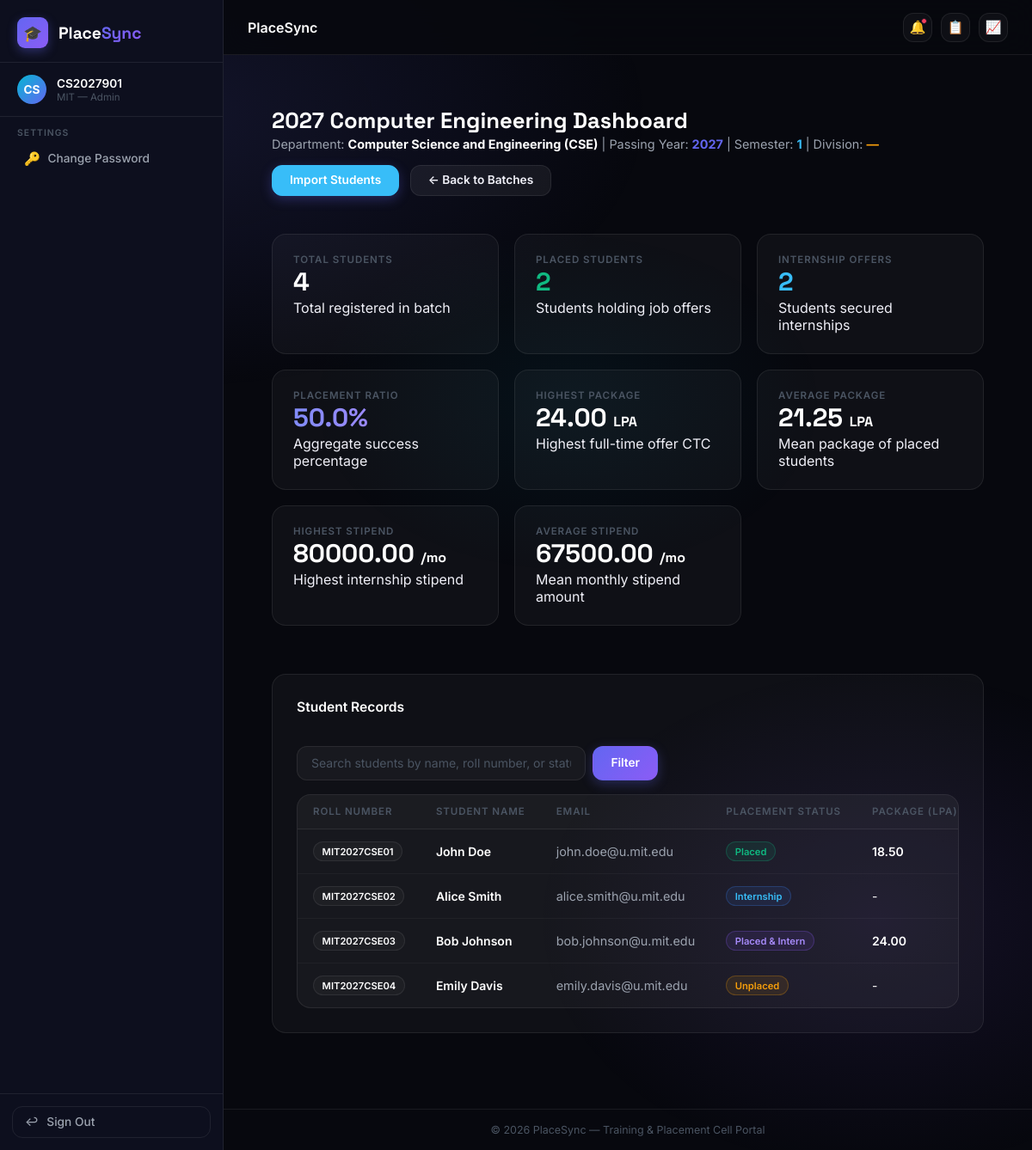
/batches/1/dashboard/ (signed in), run on an earlier commit of the app's database.
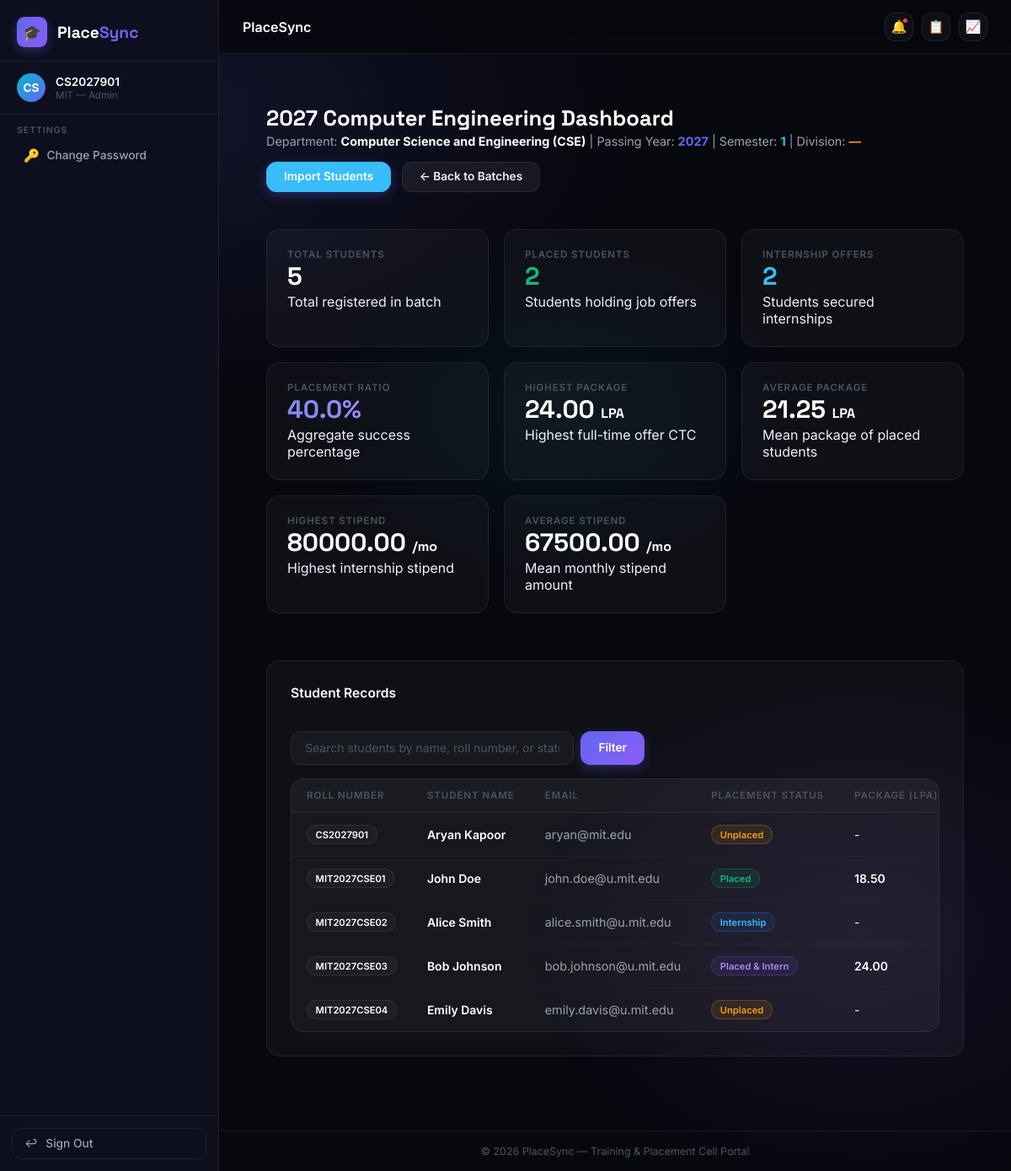
And on a later commit of the database.
### students/models.py (models this page shows, shortened)
class Student(models.Model):
    class PlacementStatus(models.TextChoices):
        UNPLACED = 'UNPLACED', 'Unplaced'
        PLACED = 'PLACED', 'Placed'
        INTERN = 'INTERN', 'Internship'
        PLACED_AND_INTERN = 'PLACED_AND_INTERN', 'Placed & Internship'
    user = models.OneToOneField(
        settings.AUTH_USER_MODEL,
        on_delete=models.CASCADE,
        related_name='student_profile',
        null=True,
        blank=True
    )
    college = models.ForeignKey(
        'colleges.College',
        on_delete=models.CASCADE,
        related_name='students'
    )
    department = models.ForeignKey(
        'departments.Department',
        on_delete=models.CASCADE,
        related_name='students'
    )
    batch = models.ForeignKey(
        'batches.Batch',
        on_delete=models.CASCADE,
        related_name='students'
    )
    roll_number = models.CharField(max_length=50)
    name = models.CharField(max_length=255)
    email = models.EmailField()
    phone = models.CharField(max_length=20, blank=True)
    cgpa = models.DecimalField(
        max_digits=4,
        decimal_places=2,
        null=True,
        blank=True,
        help_text="CGPA out of 10"
    )
    spi = models.DecimalField(
        max_digits=4,
        decimal_places=2,
        null=True,
        blank=True,
        help_text="Semester Performance Index"
    )
    cpi = models.DecimalField(
        max_digits=4,
        decimal_places=2,
        null=True,
        blank=True,
        help_text="Cumulative Performance Index"
    )
    backlogs = models.PositiveIntegerField(
        default=0,
        help_text="Number of active backlogs"
    )
    semester = models.PositiveSmallIntegerField(
        default=1,
        help_text="Current semester"
    )
    division = models.CharField(
        max_length=10,
        blank=True,
        help_text="Class division/section"
    )
    placement_status = models.CharField(
        max_length=20,
        choices=PlacementStatus.choices,
        default=PlacementStatus.UNPLACED
    )
    package_amount = models.DecimalField(
        max_digits=10,
        decimal_places=2,
        null=True,
        blank=True,
        help_text="LPA package amount if placed"
    )
    stipend_amount = models.DecimalField(
        max_digits=10,
        decimal_places=2,
        null=True,
        blank=True,
        help_text="Monthly stipend amount if doing internship"
    )
    photo = models.ImageField(upload_to='student_photos/', blank=True, null=True)
    date_of_birth = models.DateField(blank=True, null=True)
    gender = models.CharField(max_length=20, blank=True)
    leetcode_url = models.URLField(blank=True)
    codechef_url = models.URLField(blank=True)
    hackerrank_url = models.URLField(blank=True)
    preferred_job_role = models.CharField(max_length=100, blank=True)
    preferred_work_location = models.CharField(max_length=100, blank=True)
    higher_studies = models.CharField(max_length=255, blank=True, help_text="e.g. MS in CS, MBA")
    tenth_board = models.CharField(max_length=100, blank=True)
    tenth_percentage = models.DecimalField(max_digits=5, decimal_places=2, null=True, blank=True)
    twelfth_board = models.CharField(max_length=100, blank=True)
    twelfth_percentage = models.DecimalField(max_digits=5, decimal_places=2, null=True, blank=True, verbose_name="12th/Diploma Percentage")
    degree = models.CharField(max_length=100, blank=True, default="B.Tech")
    current_academic_year = models.CharField(max_length=50, blank=True, help_text="e.g. 1st Year, 2nd Year, etc.")
    admission_year = models.PositiveIntegerField(null=True, blank=True)
    graduation_year = models.PositiveIntegerField(null=True, blank=True)
    course = models.CharField(max_length=100, blank=True, default="Computer Science & Engineering")
    bio = models.TextField(blank=True, help_text="Short personal introduction")
    address = models.CharField(max_length=500, blank=True)
    skills = models.TextField(
        blank=True,
        help_text="Comma-separated skills e.g. Python, Django, SQL"
    )
    linkedin_url = models.URLField(blank=True)
    github_url = models.URLField(blank=True)
    portfolio_url = models.URLField(blank=True)
    resume = models.FileField(
        upload_to='student_resumes/',
        blank=True,
        null=True,
        help_text="Upload PDF resume"
    )
    resume_uploaded_at = models.DateTimeField(null=True, blank=True)
    class Meta:
        constraints = [
            models.UniqueConstraint(
                fields=['college', 'roll_number'],
                name='unique_college_roll_number'
            ),
        ]
        ordering = ['roll_number']

### batches/views.py (the view)
# urls.py: path('<int:pk>/dashboard/', BatchDashboardView.as_view(), name='dashboard'),
class BatchDashboardView(LoginRequiredMixin, View):
    template_name = 'batches/batch_dashboard.html'
    def get(self, request, pk, *args, **kwargs):
        batch = get_object_or_404(Batch, pk=pk, department__college=request.user.college)
        all_students = batch.students.all()
        total_students = all_students.count()
        placed_students = all_students.filter(
            placement_status__in=['PLACED', 'PLACED_AND_INTERN']
        ).count()
        internship_students = all_students.filter(
            placement_status__in=['INTERN', 'PLACED_AND_INTERN']
        ).count()
        placement_pct = (placed_students / total_students * 100) if total_students > 0 else 0.0
        placed_qs = all_students.filter(placement_status__in=['PLACED', 'PLACED_AND_INTERN'])
        highest_pkg = placed_qs.aggregate(Max('package_amount'))['package_amount__max'] or 0.0
        avg_pkg = placed_qs.aggregate(Avg('package_amount'))['package_amount__avg'] or 0.0
        intern_qs = all_students.filter(placement_status__in=['INTERN', 'PLACED_AND_INTERN'])
        highest_stipend = intern_qs.aggregate(Max('stipend_amount'))['stipend_amount__max'] or 0.0
        avg_stipend = intern_qs.aggregate(Avg('stipend_amount'))['stipend_amount__avg'] or 0.0
        stats = {
            'total_students': total_students,
            'placed_students': placed_students,
            'internship_students': internship_students,
            'placement_percentage': round(placement_pct, 1),
            'highest_package': round(highest_pkg, 2),
            'average_package': round(avg_pkg, 2),
            'highest_stipend': round(highest_stipend, 2),
            'average_stipend': round(avg_stipend, 2),
        }
        students = all_students
        q = request.GET.get('q', '').strip()
        if q:
            students = students.filter(
                Q(name__icontains=q) |
                Q(roll_number__icontains=q) |
                Q(placement_status__icontains=q)
            )
        context = {
            'batch': batch,
            'stats': stats,
            'students': students,
            'q': q
        }
        return render(request, self.template_name, context)

### staff_permissions/templatetags/staff_tags.py (called while the page is built)
@register.filter(name='has_perm_filter')
def has_perm_filter(user, permission_name):
    if not user or not user.is_authenticated:
        return False
    return has_staff_permission(user, permission_name)

@register.filter(name='is_college_admin_filter')
def is_college_admin_filter(user):
    if not user or not user.is_authenticated:
        return False
    return is_college_admin(user)

### staff_permissions/utils.py (called while the page is built, shortened)
def is_college_admin(user):
    if not user.is_authenticated:
        return False
    if user.is_superuser:
        return True
    if getattr(user, 'role', '') == 'COLLEGE_ADMIN':
        return not hasattr(user, 'staff_profile')
    return False

def has_staff_permission(user, permission_name):
    if not user.is_authenticated:
        return False
    if is_college_admin(user):
        return True
    if getattr(user, 'role', '') != 'COLLEGE_ADMIN':
        return False

### templates/batches/batch_dashboard.html (shortened to what the changed rows need)
{% extends 'base.html' %}
{% block content %}
<div class="container" style="flex: 1; padding-top: 2rem; padding-bottom: 3rem;">
    <div class="dashboard-header" style="border-bottom: none; margin-bottom: 1.5rem;">
        <div>
            <h1 class="dashboard-title">{{ batch.name }} Dashboard</h1>
        </div>
    </div>
    <div class="dashboard-grid" style="margin-bottom: 3.5rem;">
        <div class="stats-card">
            <p class="stats-label">Total Students</p>
            <h2 class="stats-value">{{ stats.total_students }}</h2>
            <p class="stats-desc">Total registered in batch</p>
        </div>
        <div class="stats-card">
            <h2 class="stats-value" style="color: var(--success);">{{ stats.placed_students }}</h2>
        </div>
        <div class="stats-card">
            <h2 class="stats-value" style="color: var(--info);">{{ stats.internship_students }}</h2>
        </div>
        <div class="stats-card">
            <p class="stats-label">Placement Ratio</p>
            <h2 class="stats-value" style="background: linear-gradient(to right, #818cf8, #c084fc); -webkit-background-clip: text; -webkit-text-fill-color: transparent;">{{ stats.placement_percentage }}%</h2>
            <p class="stats-desc">Aggregate success percentage</p>
        </div>
        <div class="stats-card">
            <h2 class="stats-value">{{ stats.highest_package }} <span style="font-size: 1rem; color: var(--text-secondary);">LPA</span></h2>
        </div>
        <div class="stats-card">
            <h2 class="stats-value">{{ stats.average_package }} <span style="font-size: 1rem; color: var(--text-secondary);">LPA</span></h2>
        </div>
        <div class="stats-card">
            <h2 class="stats-value">{{ stats.highest_stipend }} <span style="font-size: 1rem; color: var(--text-secondary);">/mo</span></h2>
        </div>
        <div class="stats-card">
            <h2 class="stats-value">{{ stats.average_stipend }} <span style="font-size: 1rem; color: var(--text-secondary);">/mo</span></h2>
        </div>
    </div>
    <div class="card-panel" style="margin-top: 0;">
        {% if students %}
            <div class="table-wrapper" style="margin-top: 1rem;">
                <div class="table-responsive">
                    <table class="data-table">
                        <thead>
                            <tr>
                                <th style="width: 15%;">Roll Number</th>
                                <th style="width: 25%;">Student Name</th>
                                <th style="width: 20%;">Email</th>
                                <th style="width: 15%;">Placement Status</th>
                                <th style="width: 12%;">Package (LPA)</th>
                            </tr>
                        </thead>
                        <tbody>
                            {% for student in students %}
                                <tr>
                                    <td>
                                        <span class="badge" style="background: rgba(255,255,255,0.03); color: #fff;">{{ student.roll_number }}</span>
                                    </td>
                                    <td style="color: #fff; font-weight: 600;">
                                        {{ student.name }}
                                    </td>
                                    <td style="font-size: 0.9rem;">
                                        {{ student.email }}
                                    </td>
                                    <td>
                                        {% if student.placement_status == 'PLACED' %}
                                            <span class="badge" style="background: rgba(16, 185, 129, 0.1); color: var(--success); border-color: rgba(16, 185, 129, 0.25);">Placed</span>
                                        {% elif student.placement_status == 'INTERN' %}
                                            <span class="badge" style="background: rgba(59, 130, 246, 0.1); color: var(--info); border-color: rgba(59, 130, 246, 0.25);">Internship</span>
                                        {% elif student.placement_status == 'PLACED_AND_INTERN' %}
                                            <span class="badge" style="background: rgba(139, 92, 246, 0.1); color: #a78bfa; border-color: rgba(139, 92, 246, 0.25);">Placed & Intern</span>
                                        {% else %}
                                            <span class="badge" style="background: rgba(245, 158, 11, 0.1); color: var(--warning); border-color: rgba(245, 158, 11, 0.25);">Unplaced</span>
                                        {% endif %}
                                    </td>
                                    <td style="font-weight: 600; color: #fff;">
                                        {% if student.package_amount %}
                                            {{ student.package_amount }}
                                        {% else %}
                                            <span style="color: var(--text-muted); font-weight: normal;">-</span>
                                        {% endif %}
                                    </td>
                                </tr>
                            {% endfor %}
                        </tbody>
                    </table>
                </div>
            </div>
        {% endif %}
    </div>
</div>
{% endblock %}

What changed in the data, as far as the page shows it:
added Student: roll_number "CS2027901", name "Aryan Kapoor", email "aryan@mit.edu", placement_status "Unplaced"
Also different on the page:
{{ stats.total_students }}: "4" → "5"
{{ stats.placement_percentage }}: "50.0" → "40.0"
